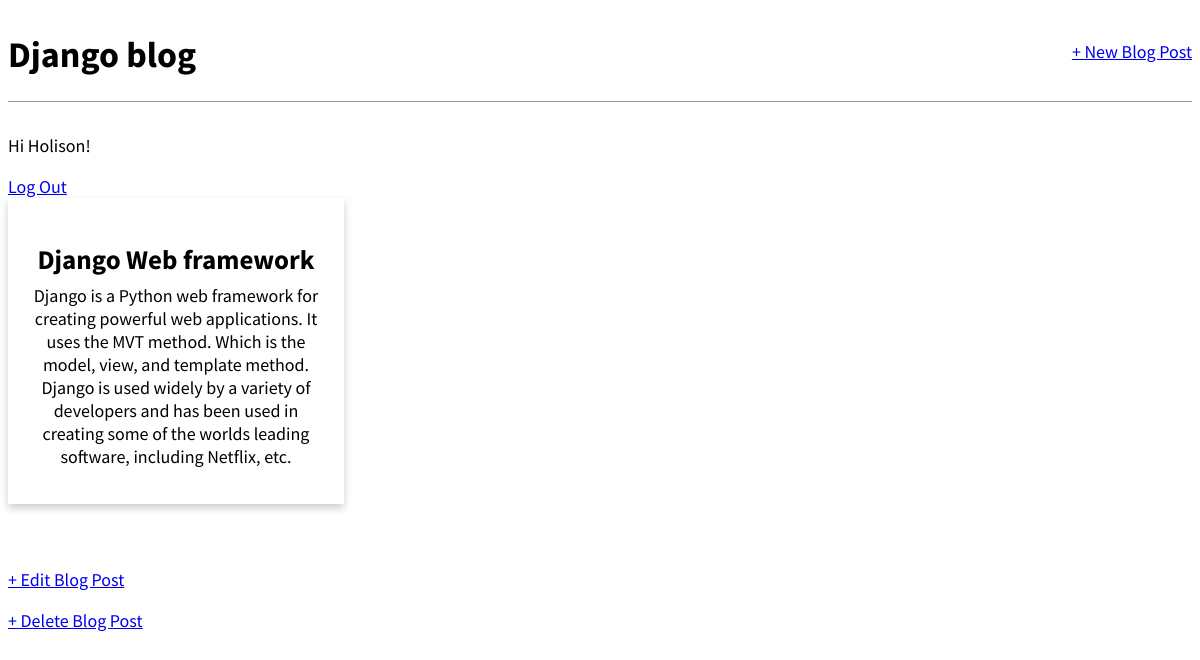
Page /post/1/ (signed in) on the committed database.
### blog/models.py (models this page shows, shortened)
class Post(models.Model):
    title = models.CharField(max_length=200)
    author = models.ForeignKey("auth.User", on_delete=models.CASCADE)
    body = models.TextField()

### blog/views.py (the view)
# urls.py: path("post/<int:pk>/",BlogDetailView.as_view(),name="post_detail"),
class BlogDetailView(DetailView):
    model = Post
    template_name = "post_detail.html"

### templates/post_detail.html
{% extends 'base.html' %}
{% block content%}
    <div class="post-entry">
        <h2> {{ post.title }} </h2>
        <p> {{ post.body }} </p>
    </div>
    <br><br>
    <p><a href="{% url 'post_edit' post.pk %}">+ Edit Blog Post</a></p>
    <p><a href="{% url 'post_delete' post.pk %}">+ Delete Blog Post</a></p>
{% endblock %}

### templates/base.html (shortened to what this page needs)
{% load static %}
<html>
    <head>
        <link rel="stylesheet" href="{% static 'css/base.css' %}">
    </head>
    <body>
        <div>
            <header>
                <div class="nav-left">
                    <h1><a href="{% url 'home' %}">Django blog</a></h1>
                </div>
                <div class="nav-right">
                    <a href="{% url 'post_new' %}"> + New Blog Post</a>
                </div>
            </header>
                {% if user.is_authenticated %}
                    <p>Hi {{ user.username }}!</p>
                    <a href="{% url 'logout' %}">Log Out</a>
                {% else %}
                    <p>You're not logged in</p>
                    <a href="{% url 'login' %}">Log in</a> |
                    <a href="{% url 'signup' %}">Sign Up</a>
                {% endif %}
                {% block content %}
                {% endblock content %}
        </div>
    </body>
</html>

### static/css/base.css (style rules this page uses)
body { font-family: 'Source Sans Pro', sans-serif; font-size: 18px; }
header { display: flex; justify-content: center; border-bottom: 1px solid #999; margin-bottom: 2rem; display: flex; }
header h1 a { color: #000; text-decoration: none; }
.nav-left { margin-right: auto; }
.nav-right { display: flex; padding-top: 2rem; }
.post-entry { padding:2em 1em; width: 300px; box-shadow: 0 4px 8px 0 rgba(0,0,0,0.2); text-align: center; }
.post-entry h2 { margin: 0.5rem 0; }
.post-entry p { margin: 0; font-weight: 400; }

### rows in the picture
Post: title "Django Web framework", body "Django is a Python web framework for creating powerful web applications. It uses the MVT method. Which is the model, view, and template method. Django is used widely by a variety of developers and has been used in creating some of the worlds leading software, including Netflix, etc."

### other values in the picture
{{ user.username }} "Holison"
